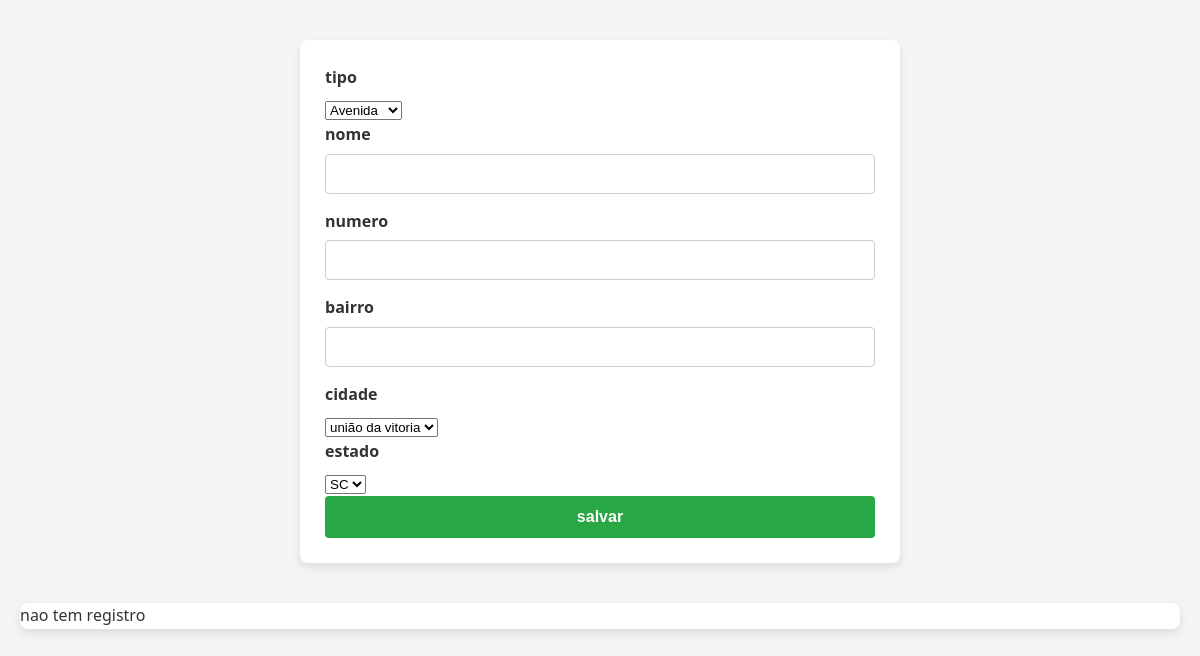
Before: /aula1010.php with the older database file.
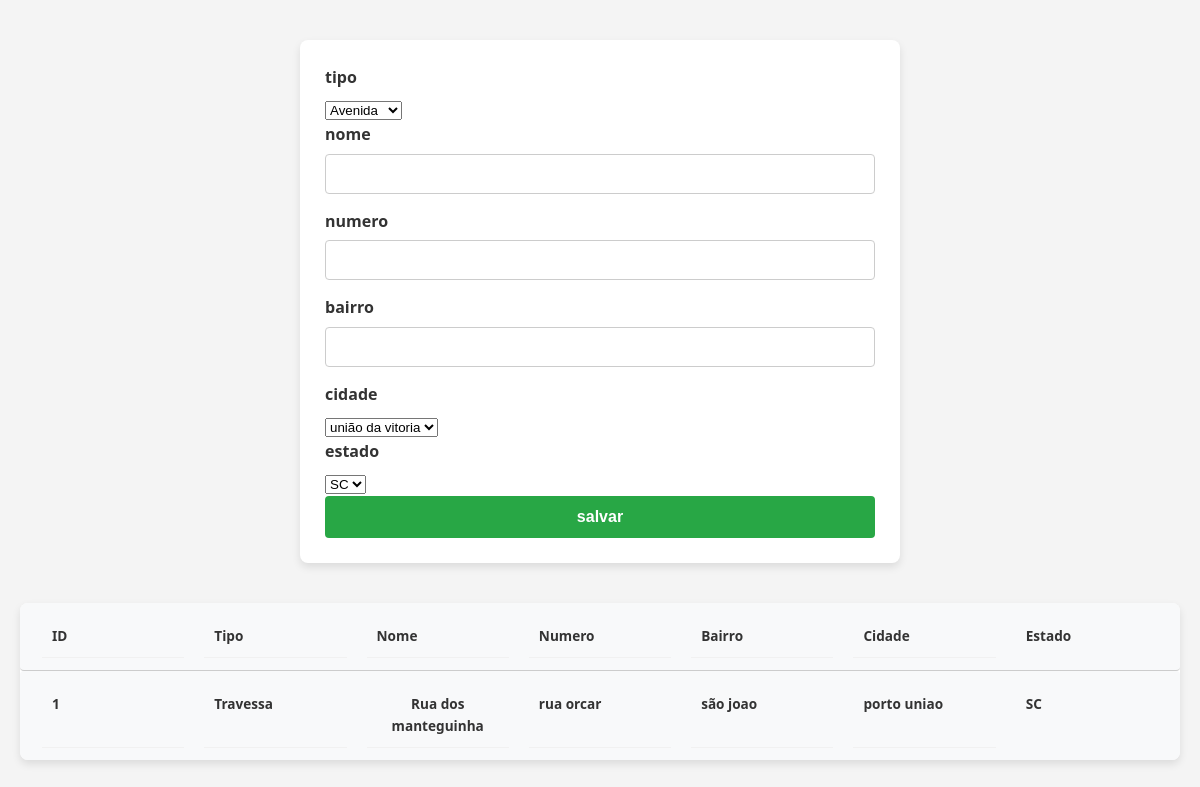
After: the same page with the newer database file.
### tables this page shows
CREATE TABLE `endereco` (
  `id` int(11) NOT NULL,
  `tipo` varchar(67) DEFAULT NULL,
  `nome` varchar(67) DEFAULT NULL,
  `numero` varchar(67) DEFAULT NULL,
  `bairro` varchar(67) DEFAULT NULL,
  `cidade` varchar(67) DEFAULT NULL,
  `estado` varchar(67) DEFAULT NULL
);

### aula1010.php (the view, shortened to what this page needs)
<!DOCTYPE html>
<html lang="en">
<head>
    <link rel="stylesheet" href="estilo2.css">
</head>
<body>
    <section>
        <div class="container">
            <form action="gravar_endereco.php" method="POST">
                <label for="tipo">tipo</label>
                <select name="tipo" id="">
                    <option value="avenida">Avenida</option>
                </select>
                <label for="nome">nome</label>
                <input type="text" name="nome" id="">
                <label for="numero">numero</label>
                <input type="number" name="numero" id="">
                <label for="bairro">bairro</label>
                <input type="text" name="bairro" id="">
                <label for="cidade">cidade</label>
                <select name="cidade" id="">
                    <option value="avenida">união da vitoria</option>
                </select>
                <label for="estado">estado</label>
                <select name="estado" id="">
                    <option value="avenida">SC</option>
                </select>
                <button type="submit">salvar</button>
                </form>
            </div>
    </section>
<section class="resultados">
        <div class="resultado">
            <?php
            include "conexao.php";
            $sql = "SELECT * FROM endereco";
            $stmt = $conexao->prepare($sql);
            $stmt->execute();
            if($stmt->rowCount()>0){
                echo"<div class='cabecalho'>";
                echo"<div class='cel_cabecalho'>ID</div>";
                echo"<div class='cel_cabecalho'>Tipo</div>";
                echo"<div class='cel_cabecalho'>Nome</div>";
                echo"<div class='cel_cabecalho'>Numero</div>";
                echo"<div class='cel_cabecalho'>Bairro</div>";
                echo"<div class='cel_cabecalho'>Cidade</div>";
                echo"<div class='cel_cabecalho'>Estado</div>";
                echo "</div>";
            while($linha = $stmt->fetch(PDO::FETCH_ASSOC)){
                  echo"<div class='cabecalho'>";
                  echo"<div class='cel_cabecalho'>{$linha['id']}</div>";
                  echo"<div class='cel_cabecalho'>{$linha['tipo']}</div>";
                  echo"<div class='cel_cabecalho'>{$linha['nome']}</div>";
                  echo"<div class='cel_cabecalho'>{$linha['numero']}</div>";
                  echo"<div class='cel_cabecalho'>{$linha['bairro']}</div>";
                  echo"<div class='cel_cabecalho'>{$linha['cidade']}</div>";
                  echo"<div class='cel_cabecalho'>{$linha['estado']}</div>";
                   echo "</div>";
            }
        }else{
                echo"<p>nao tem registro</p>";
            }
            ?>
            </section>
</body>
</html>

### estilo2.css (style rules this page uses)
* { margin: 0; padding: 0; box-sizing: border-box; }
:root { --primary-color: #007bff; --primary-hover: #0069d9; --success-color: #28a745; --success-hover: #218838; --warning-color: #ffc107; --warning-hover: #e0a800; --background-color: #f4f4f4; --text-color: #333; --border-color: #ccc; --shadow: 0 4px 8px rgba(0, 0, 0, 0.1); --radius: 8px; --transition: all 0.2s ease-in-out; }
body { font-family: "Segoe UI", Arial, sans-serif; background-color: var(--background-color); color: var(--text-color); line-height: 1.6; padding: 20px; }
.container { width: 100%; max-width: 600px; margin: 20px auto; padding: 25px; background-color: #fff; border-radius: var(--radius); box-shadow: var(--shadow); }
label { font-weight: 600; display: block; margin-bottom: 6px; color: var(--text-color); }
input[type="text"], input[type="number"] { width: 100%; padding: 10px 12px; border: 1px solid var(--border-color); border-radius: 4px; margin-bottom: 15px; font-size: 1rem; transition: var(--transition); }
button[type="submit"] { width: 100%; padding: 12px; background-color: var(--success-color); color: #fff; border: none; border-radius: 4px; font-size: 1rem; font-weight: 600; cursor: pointer; transition: var(--transition); }
button { padding: 6px 12px; border: none; background-color: var(--warning-color); color: #fff; font-size: 0.85rem; cursor: pointer; border-radius: 4px; transition: var(--transition); }
.resultados { margin-top: 40px; }
.cabecalho { display: flex; justify-content: space-between; background-color: var(--primary-color); color: #fff; font-size: 0.9rem; font-weight: bold; padding: 12px; border-radius: 4px; text-align: center; }
.cel_cabecalho { flex: 1; }
.resultado { background-color: #fff; margin-top: 10px; border-radius: var(--radius); overflow: hidden; box-shadow: var(--shadow); }
.resultado .cabecalho { background-color: #f8f9fa; font-size: 0.85rem; color: var(--text-color); border-bottom: 1px solid var(--border-color); }
.resultado .cabecalho div { flex: 1; text-align: center; padding: 10px; }
.resultado div { display: flex; justify-content: space-between; padding: 12px; border-bottom: 1px solid #f1f1f1; }
.resultado div:last-child { border-bottom: none; }

### aula1010.php (style rules this page uses)
.cabecalho { display:flex; padding:20px; }
.cel_cabecalho { width:auto; margin-left:10px; margin-right:10px; }

Changed rows visible on the page:
added endereco: id "1", tipo "Travessa", nome "Rua dos manteguinha", numero "rua orcar", bairro "são joao", cidade "porto uniao", estado "SC"
Other visible differences:
text no longer shown: "nao tem registro"
text now shown: "ID Tipo Nome Numero Bairro Cidade Estado"
